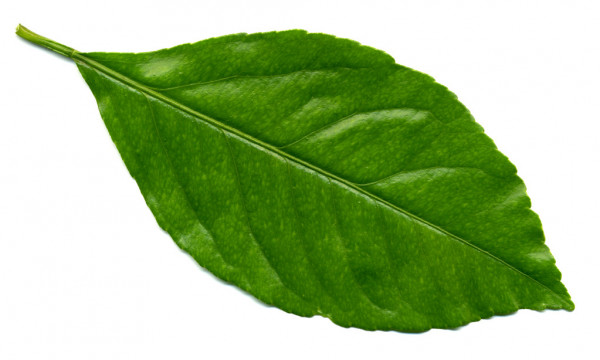
#> input picture p2/hoja.png, 600 x 360 px
$ python p2.py
#> lines starting #> are read from the running program, lines starting #| are printed output that depends on the picture; after the words box and inside, x2 and y2 are one past the last pixel; in counts of white or black regions, pixels touching at a corner belong together
# Crear un programa que lea una imagen en blanco y negro.
# Aplicar un umblar sobre los valores de los pixeles
# Guardar resultado
# No usar ninguna funcion de OpenCV, excepto leer y guardar

import cv2

img = cv2.imread('hoja.png', 0)
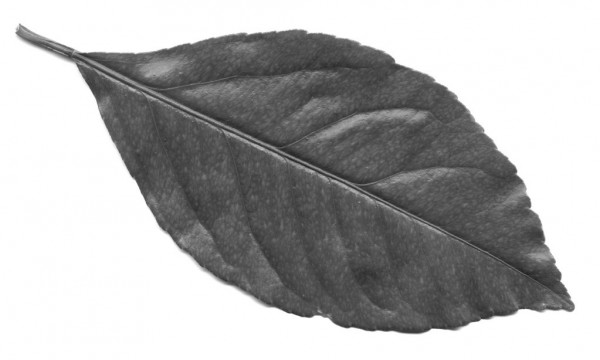
#> img: shape (360, 600); min 30, max 255, mean 176.2

x , y = img . shape
#> x = 360; y = 600

for i in range(x):
    for j in range(y):
        if img[i,j] <= 100:
            img[i,j] = 0
        else:
            img[i,j] = 255
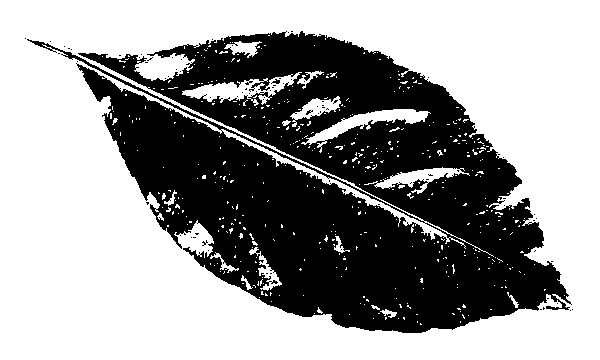
#> img: shape (360, 600); 60.8% white; 82 black regions (80 under 20 px), largest, box (x1, y1, x2, y2) and area: (27, 31, 572, 333) 84471, (271, 79, 280, 84) 25

cv2.imwrite ('resultado.png',img)
